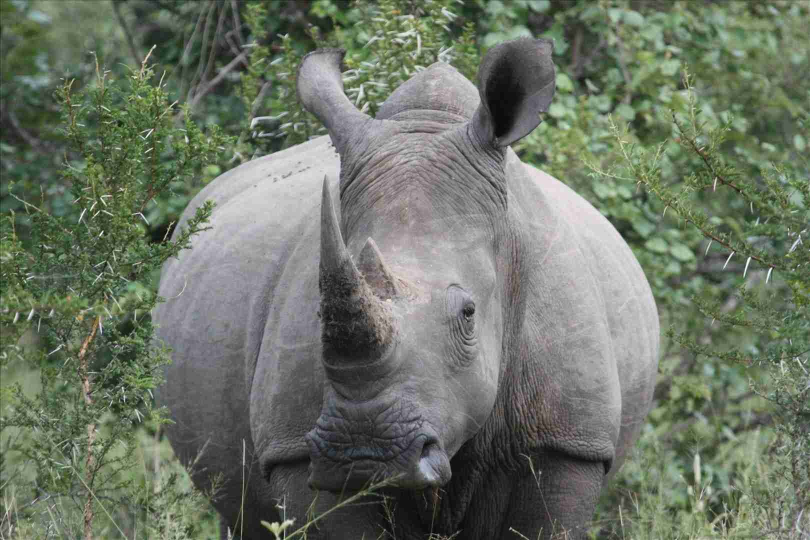
#> input picture examen_final/data/rino.jpg, 1620 x 1080 px, found by its file name (shown at 1/2 size)
$ python main.py
#> lines starting #> are read from the running program, lines starting #| are printed output that depends on the picture; after the words box and inside, x2 and y2 are one past the last pixel; in counts of white or black regions, pixels touching at a corner belong together
# Celda 1 — importaciones y configuraciones
import os
import cv2
import numpy as np
import sys
import matplotlib.pyplot as plt
from PIL import Image
import imageio

# Configuraciones de matplotlib (sin %matplotlib inline)
plt.rcParams['figure.dpi'] = 120

# Rutas
DATA_DIR = "data"
GIF_DIR = "gifs"
IMG_NAME = "rino.jpg"

# Crear carpetas
os.makedirs(DATA_DIR, exist_ok=True)
os.makedirs(GIF_DIR, exist_ok=True)

print("Listo: librerías cargadas y carpetas disponibles.")
print(f"Python ejecutándose desde: {sys.executable}")

# Para mostrar imágenes si es necesario, usa plt.show()
# plt.imshow(imagen)
# plt.show()

# Celda 2 — cargar y mostrar imagen RGB
img_path = os.path.join(DATA_DIR, IMG_NAME)
img_bgr = cv2.imread(img_path)   # OpenCV carga en BGR
#> img_bgr is the input picture: shape (1080, 1620, 3); mean B, G, R 102.2, 116.7, 108.4
if img_bgr is None:
    raise FileNotFoundError(f"No se encontró la imagen en: {img_path}\nAsegúrate de que 'animal.jpg' esté en la carpeta data/")

# Convertir a RGB para mostrar con matplotlib
img_rgb = cv2.cvtColor(img_bgr, cv2.COLOR_BGR2RGB)

plt.figure(figsize=(6,6))
plt.imshow(img_rgb)
plt.title("Imagen original (RGB)")
plt.axis("off")


# Celda 3 — Suavizado (GaussianBlur)
blur = cv2.GaussianBlur(img_rgb, (11, 11), 5)

fig, axs = plt.subplots(1,2, figsize=(12,6))
axs[0].imshow(img_rgb)
axs[0].set_title("Original")
axs[0].axis("off")

axs[1].imshow(blur)
axs[1].set_title("Suavizado (GaussianBlur)")
axs[1].axis("off")


# Celda 4 — Realce de bordes con Canny
gray = cv2.cvtColor(img_rgb, cv2.COLOR_RGB2GRAY)
edges = cv2.Canny(gray, threshold1=80, threshold2=150)
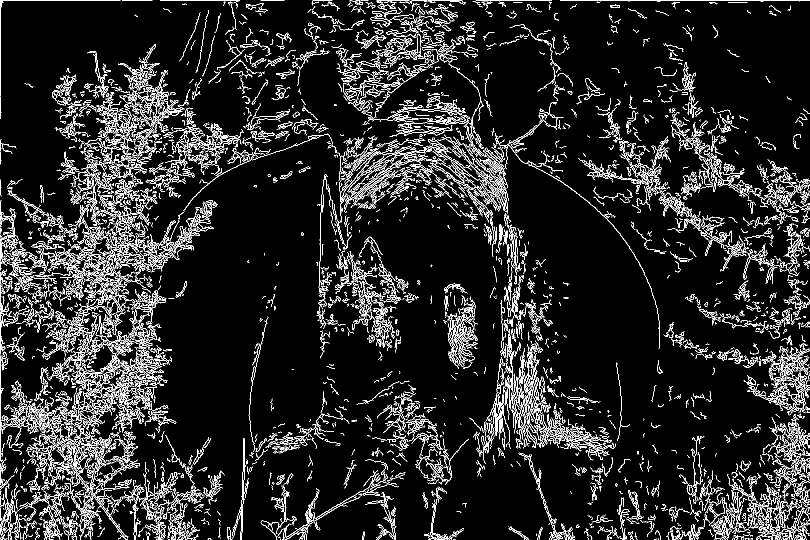
#> edges: shape (1080, 1620) (shown at 1/2 size); 9.6% white in thin lines or dots

plt.figure(figsize=(10,6))
plt.subplot(1,2,1)
plt.imshow(gray, cmap='gray')
plt.title("Escala de grises (base para Canny)")
plt.axis("off")

plt.subplot(1,2,2)
plt.imshow(edges, cmap='gray')
plt.title("Bordes (Canny)")
plt.axis("off")

# Celda 5 — separar canales R, G, B y mostrarlos en gris
R = img_rgb[:,:,0]
G = img_rgb[:,:,1]
B = img_rgb[:,:,2]
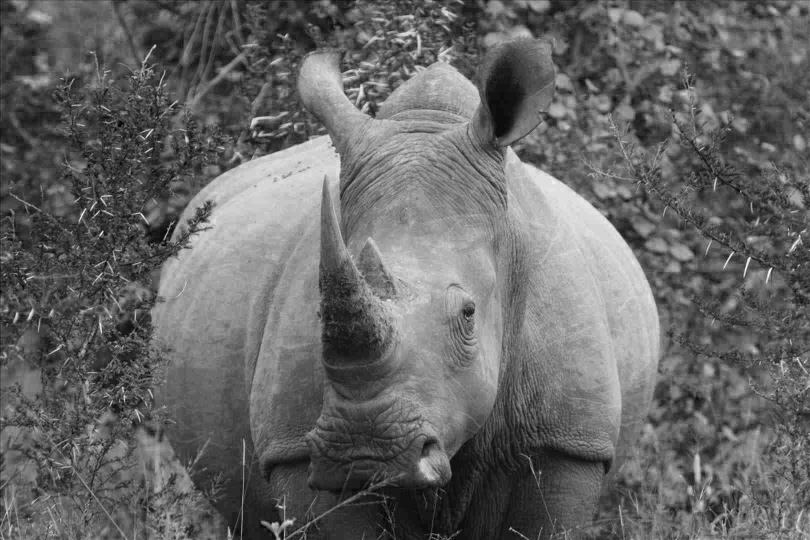
#> B: shape (1080, 1620) (shown at 1/2 size); min 0, max 255, mean 102.2

fig, axs = plt.subplots(1,3, figsize=(15,5))
axs[0].imshow(R, cmap='gray'); axs[0].set_title('Canal Rojo (R)'); axs[0].axis('off')
axs[1].imshow(G, cmap='gray'); axs[1].set_title('Canal Verde (G)'); axs[1].axis('off')
axs[2].imshow(B, cmap='gray'); axs[2].set_title('Canal Azul (B)'); axs[2].axis('off')

print("xdd")

# Celda 6 — binarizar (opciones fija y adaptativa)
_, binary_fixed = cv2.threshold(gray, 127, 255, cv2.THRESH_BINARY)
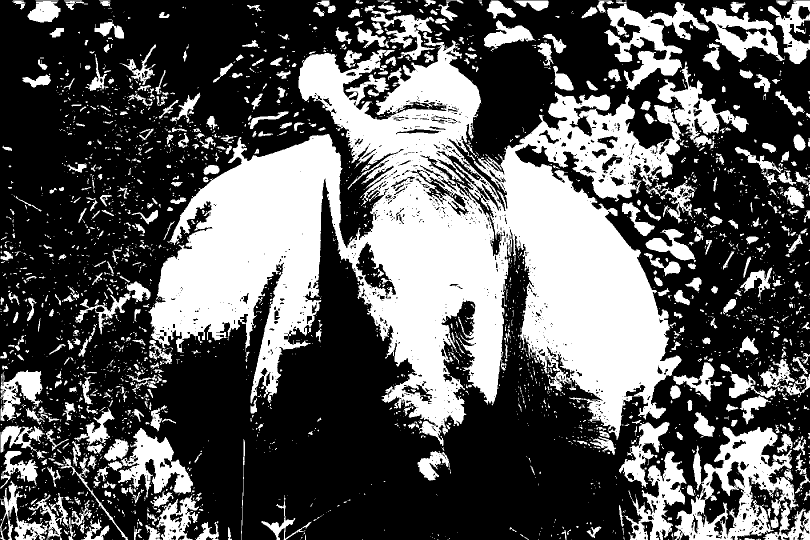
#> binary_fixed: shape (1080, 1620) (shown at 1/2 size); 35.8% white; 3062 white regions (2341 under 20 px), largest, box (x1, y1, x2, y2) and area: (296, 64, 1363, 892) 399863, (1348, 853, 1598, 1080) 22399, (1208, 4, 1419, 180) 13011
binary_adaptive = cv2.adaptiveThreshold(gray, 255, cv2.ADAPTIVE_THRESH_GAUSSIAN_C,
                                        cv2.THRESH_BINARY, 11, 2)
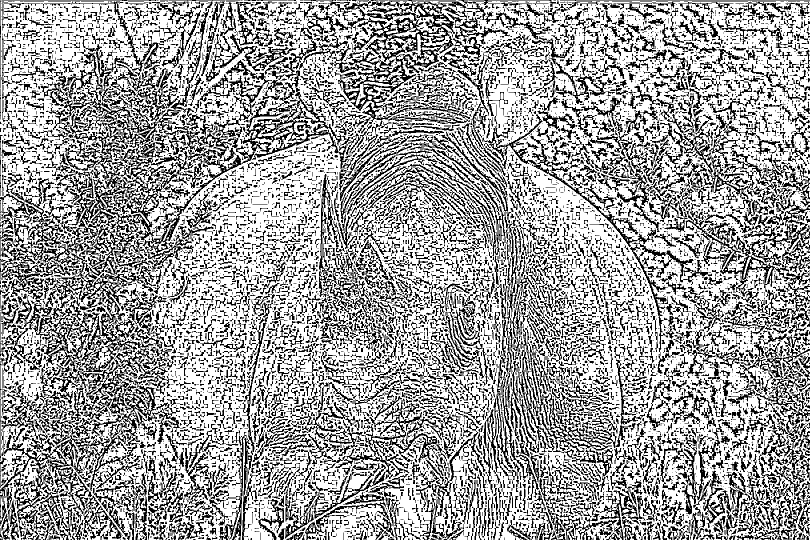
#> binary_adaptive: shape (1080, 1620) (shown at 1/2 size); 63.9% white; 9887 black regions (6379 under 20 px), largest, box (x1, y1, x2, y2) and area: (81, 48, 799, 935) 72599, (608, 0, 910, 228) 15957, (0, 857, 200, 1080) 9302

fig, axs = plt.subplots(1,3, figsize=(15,5))
axs[0].imshow(gray, cmap='gray'); axs[0].set_title('Gris original'); axs[0].axis('off')
axs[1].imshow(binary_fixed, cmap='gray'); axs[1].set_title('Binarización (fija)'); axs[1].axis('off')
axs[2].imshow(binary_adaptive, cmap='gray'); axs[2].set_title('Binarización (adaptativa)'); axs[2].axis('off')


# Celda 7 — definir kernel y aplicar erosión y dilatación
kernel = np.ones((5,5), np.uint8)

erosion = cv2.erode(binary_adaptive, kernel, iterations=1)
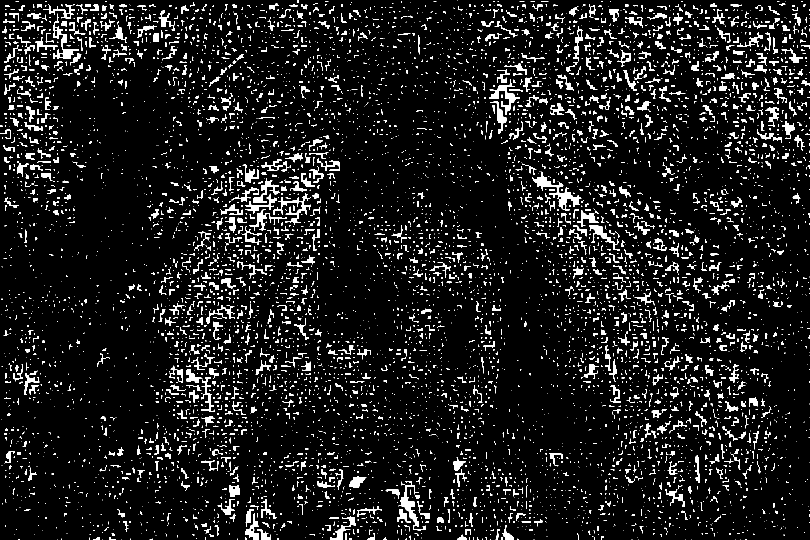
#> erosion: shape (1080, 1620) (shown at 1/2 size); 8.9% white; 7455 white regions (5700 under 20 px), largest, box (x1, y1, x2, y2) and area: (1064, 343, 1163, 422) 1628, (796, 962, 852, 1062) 1161, (979, 158, 1040, 230) 1091
dilation = cv2.dilate(binary_adaptive, kernel, iterations=1)
#> dilation: shape (1080, 1620); 99.7% white; black in thin lines or dots

fig, axs = plt.subplots(1,3, figsize=(15,5))
axs[0].imshow(binary_adaptive, cmap='gray'); axs[0].set_title('Binarizada (base)'); axs[0].axis('off')
axs[1].imshow(erosion, cmap='gray'); axs[1].set_title('Erosión'); axs[1].axis('off')
axs[2].imshow(dilation, cmap='gray'); axs[2].set_title('Dilatación'); axs[2].axis('off')


# Celda 8 — apertura y cierre
opening = cv2.morphologyEx(binary_adaptive, cv2.MORPH_OPEN, kernel)
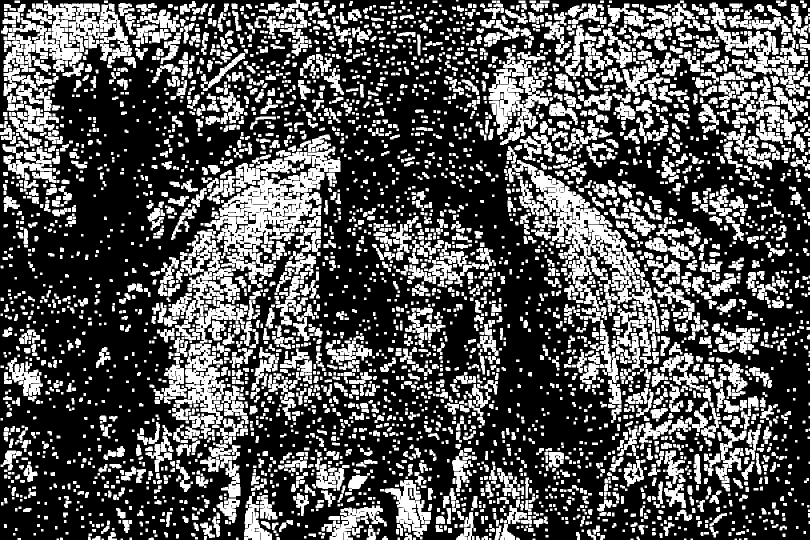
#> opening: shape (1080, 1620) (shown at 1/2 size); 33.2% white; 4248 white regions (21 under 20 px), largest, box (x1, y1, x2, y2) and area: (409, 293, 681, 576) 23040, (1024, 320, 1319, 668) 19846, (350, 461, 494, 883) 16508
closing = cv2.morphologyEx(binary_adaptive, cv2.MORPH_CLOSE, kernel)
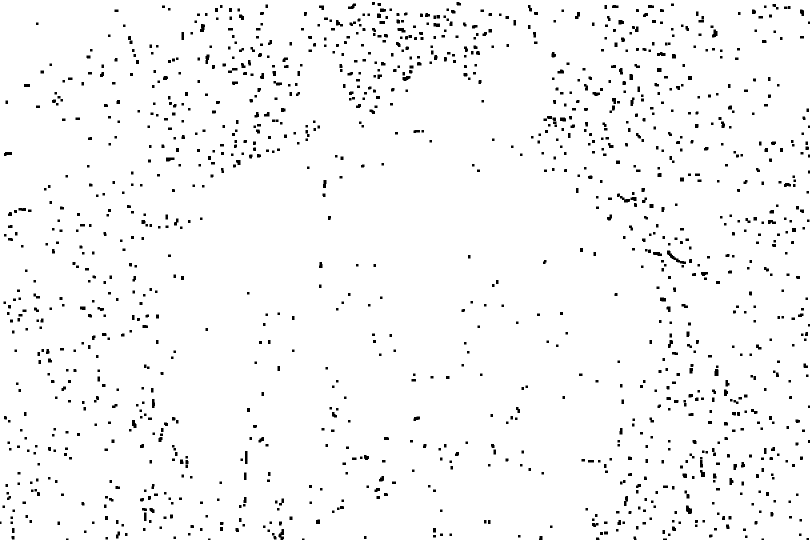
#> closing: shape (1080, 1620) (shown at 1/2 size); 97.1% white; 1321 black regions (5 under 20 px), largest, box (x1, y1, x2, y2) and area: (1334, 501, 1372, 528) 265, (1234, 387, 1260, 405) 162, (557, 1058, 568, 1080) 153

fig, axs = plt.subplots(1,3, figsize=(15,5))
axs[0].imshow(binary_adaptive, cmap='gray'); axs[0].set_title('Original binaria'); axs[0].axis('off')
axs[1].imshow(opening, cmap='gray'); axs[1].set_title('Apertura (open)'); axs[1].axis('off')
axs[2].imshow(closing, cmap='gray'); axs[2].set_title('Cierre (close)'); axs[2].axis('off')


# Celda 9 — preparar frames y guardar como GIF
frames = []

# 1) Original
frames.append(Image.fromarray(img_rgb))

# 2) Suavizado
frames.append(Image.fromarray(blur.astype(np.uint8)))

# 3) Bordes (convertir a RGB)
edges_rgb = np.stack([edges]*3, axis=-1)
#> edges_rgb: shape (1080, 1620, 3); 9.6% white in thin lines or dots
frames.append(Image.fromarray(edges_rgb.astype(np.uint8)))

# 4) Binarizada adaptativa -> RGB
bin_rgb = np.stack([binary_adaptive]*3, axis=-1)
frames.append(Image.fromarray(bin_rgb.astype(np.uint8)))

# 5) Erosión -> RGB
erosion_rgb = np.stack([erosion]*3, axis=-1)
frames.append(Image.fromarray(erosion_rgb.astype(np.uint8)))

# 6) Dilatación -> RGB
dilation_rgb = np.stack([dilation]*3, axis=-1)
#> dilation_rgb: shape (1080, 1620, 3); 99.7% white; black in thin lines or dots
frames.append(Image.fromarray(dilation_rgb.astype(np.uint8)))

# 7) Apertura -> RGB
opening_rgb = np.stack([opening]*3, axis=-1)
frames.append(Image.fromarray(opening_rgb.astype(np.uint8)))

# Guardar GIF (ajusta duration en ms si quieres)
gif_path = os.path.join(GIF_DIR, "resultado_filtros_morfologia.gif")
frames[0].save(gif_path, save_all=True, append_images=frames[1:], duration=700, loop=0)

print("GIF guardado en:", gif_path)
